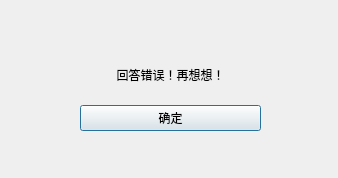
<?xml version="1.0" encoding="UTF-8"?>
<ui version="4.0">
 <class>Dialog</class>
 <widget class="QDialog" name="Dialog">
  <property name="geometry">
   <rect>
    <x>0</x>
    <y>0</y>
    <width>338</width>
    <height>178</height>
   </rect>
  </property>
  <property name="windowTitle">
   <string>Dialog</string>
  </property>
  <widget class="QWidget" name="">
   <property name="geometry">
    <rect>
     <x>80</x>
     <y>50</y>
     <width>181</width>
     <height>81</height>
    </rect>
   </property>
   <layout class="QVBoxLayout" name="verticalLayout">
    <item>
     <widget class="QLabel" name="label">
      <property name="text">
       <string>回答错误！再想想！</string>
      </property>
      <property name="alignment">
       <set>Qt::AlignCenter</set>
      </property>
     </widget>
    </item>
    <item>
     <widget class="QPushButton" name="pushButton">
      <property name="text">
       <string>确定</string>
      </property>
     </widget>
    </item>
   </layout>
  </widget>
 </widget>
 <resources/>
 <connections/>
</ui>
